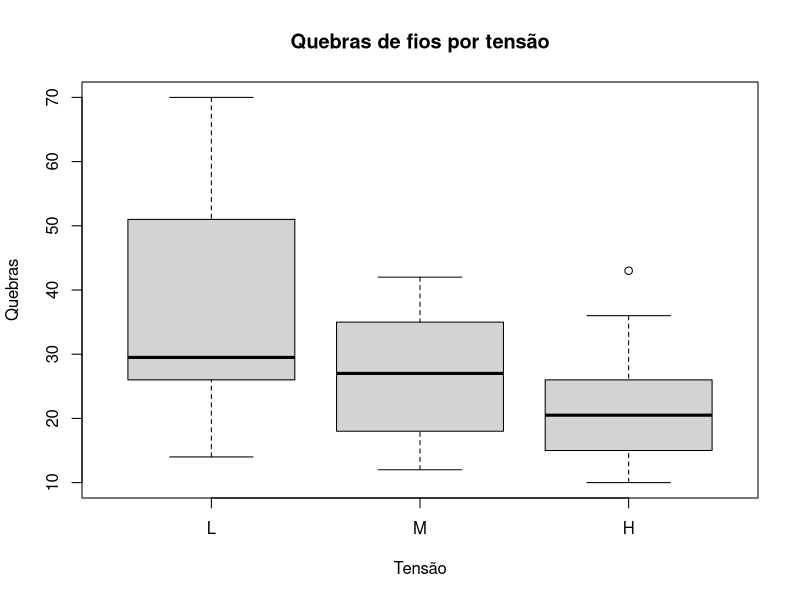
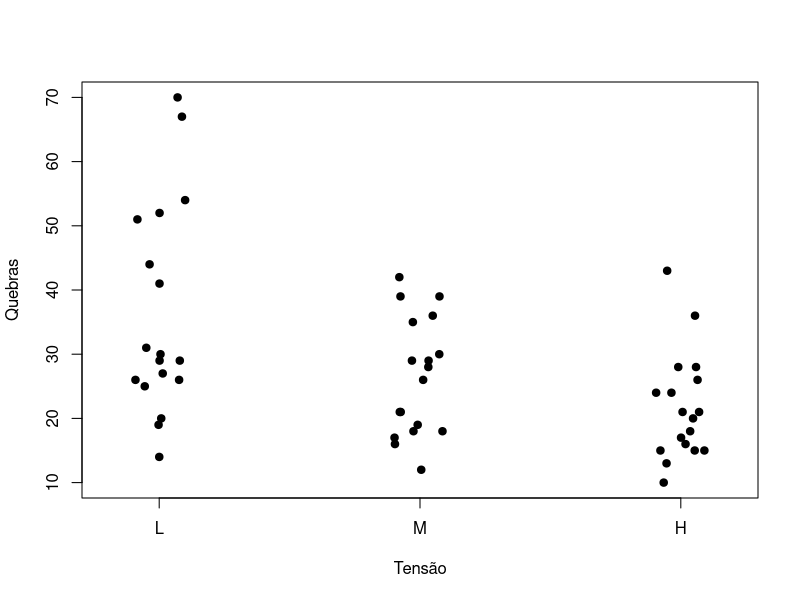

The R script that drew these images, in order:
# Games–Howell ----

# Ajuste e resultados ----
if (!requireNamespace("rstatix", quietly = TRUE)) install.packages("rstatix")
library(rstatix)
print(games_howell_test(warpbreaks, breaks ~ tension,
                        conf.level = 0.95))

# Visualização e diagnóstico ----
boxplot(breaks ~ tension, data = warpbreaks, main = "Quebras de fios por tensão", xlab = "Tensão", ylab = "Quebras")
stripchart(breaks ~ tension, data = warpbreaks, vertical = TRUE, method = "jitter", pch = 19, xlab = "Tensão", ylab = "Quebras")
